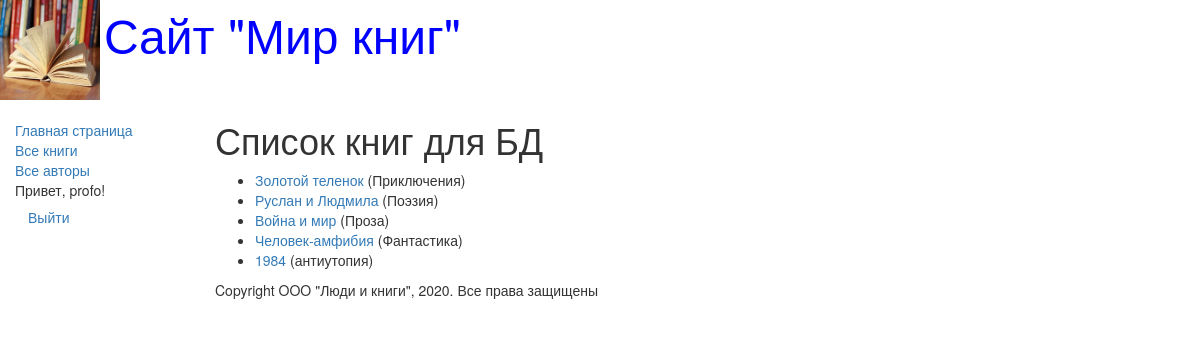
Page /catalog/books/ (signed in) on the committed database.
### catalog/models.py (models this page shows, shortened)
class Book(models.Model):
    title = models.CharField(max_length=200,
                             help_text='Введите названия книги',
                             verbose_name='Название книги')
    genre = models.ForeignKey('Genre', on_delete=models.CASCADE,
                              help_text='Выберите жанр книги',
                              verbose_name='Жанр книги', null=True)
    language = models.ForeignKey('Language', on_delete=models.CASCADE,
                                 help_text='Выберите язык книги',
                                 verbose_name='Язык книги', null=True)
    author = models.ManyToManyField('Author',
                                    help_text='Выберите автора книги',
                                    verbose_name='Автор книги')
    summary = models.TextField(max_length=1000,
                               help_text='Введите краткое описание книги',
                               verbose_name='Аннотация книг')
    isbn = models.CharField(max_length=13,
                            help_text='Должно содержать 13 символов',
                            verbose_name='ISBN книги')
    def display_author(self):
        return ", ".join([author.last_name for author in self.author.all()])
    display_author.short_description = 'Авторы'

class Genre(models.Model):
    name = models.CharField(max_length=200,
                            help_text='Введите жанр книги',
                            verbose_name='Жанр книги')
    def __str__(self):
        return self.name

### catalog/views.py (the view)
# urls.py: path('books/', BookListView.as_view(), name='books'),
class BookListView(APIView):
    renderer_classes = [TemplateHTMLRenderer]
    template_name = 'book_list.html'
    def get(self, request):
        book_list = Book.objects.all()
        return Response({'book_list': book_list})

### catalog/templates/book_list.html
{% extends "base_generic.html" %}
{% block content %}
    <h1>Список книг для БД</h1>
    {% if book_list %}
    <ul>
      {% for book in book_list %}
        <li>
          <a href="{% url 'catalog:book-detail' book.id %}">
              {{ book.title }}</a>
             ({{book.genre}})
        </li>
      {% endfor %}
    </ul>
    {% else %}
      <p>В базе данных нет книг</p>
    {% endif %}
{% endblock %}

### catalog/templates/base_generic.html (shortened to what this page needs)
<!DOCTYPE html>
<html lang="en">
<head>
    <link rel="stylesheet"
          href="https://maxcdn.bootstrapcdn.com/bootstrap/3.3.7/css/bootstrap.min.css">
    {% load static %}
    <link rel="stylesheet" href="{% static 'css/styles.css' %}">
    {% block head %}
        <img src="{% static 'images/logotip.jpg' %}" style="width:100px; height:100px;" align="absmiddle">
        <font size=7, color="blue">Сайт "Мир книг"</font>
    {% endblock %}
</head>
<body>
    <div class="container-fluid">
        <div class="row">
            <div class="col-sm-2">
            {% block sidebar %}
            <ul class="sidebar-nav">
                <li><a href="{% url 'catalog:index' %}">Главная страница</a></li>
                <li><a href="{% url 'catalog:books' %}">Все книги</a></li>
                <li><a href="{% url 'catalog:authors' %}">Все авторы</a></li>
                {% if user.is_authenticated %}
                    <li>Привет, {{ user.username }}!</li>
                    <li>
                        <form method="post" action="{% url 'catalog:logout' %}">
                            <button type="submit" class="btn btn-link">Выйти</button>
                        </form>
                    </li>
                {% else %}
                    <li><a href="{% url 'catalog:login' %}">Войти</a></li>
                {% endif %}
            </ul>
            {% endblock %}
            </div>
            <div class="col-sm-10">
            {% block content %} {% endblock %}
            {% block footer %}
                {% block copyright %}
                <p>Copyright OOO "Люди и книги", 2020. Все права защищены</p>
                {% endblock %}
            {% endblock %}
            </div>
        </div>
    </div>
</body>
</html>

### catalog/static/CSS/styles.css (style rules this page uses)
.sidebar-nav { margin-top: 20px; padding: 0; list-style: none; }

### rows in the picture
Book: title "Золотой теленок", genre "Приключения"
Book: title "Руслан и Людмила", genre "Поэзия"
Book: title "Война и мир", genre "Проза"
Book: title "Человек-амфибия", genre "Фантастика"
Book: title "1984", genre "антиутопия"

### other values in the picture
{{ user.username }} "profo"
